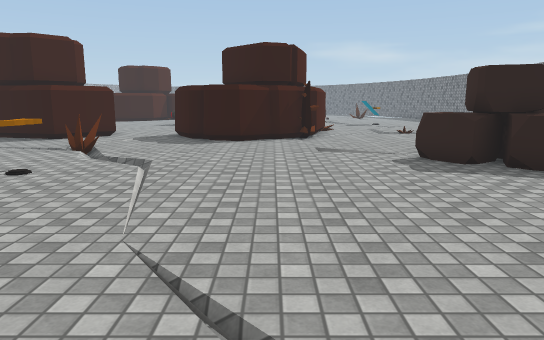
View 1 (above)

19 first-person views from a walk through a 3-D level made in the Unity game engine. The camera is 1.4 m above the floor, tilts 10° down and sees 70° across. The floor is counted in squares, 1 m on a side. Each view is taken from the middle of a square. On the plan, view 1 faces up. The plan holds only what a view shows up to about 16 squares ahead; the rest is blank. The place goes on beyond the plan. Some surface patterns are stand-ins.

View 2
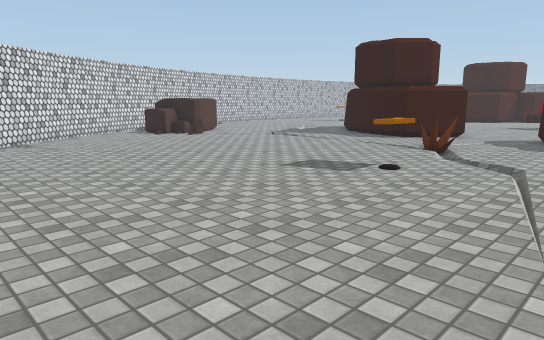

View 3
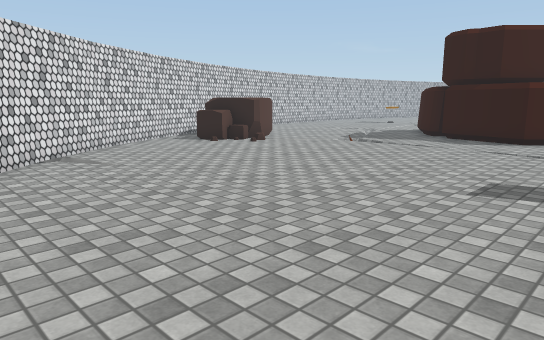

View 4
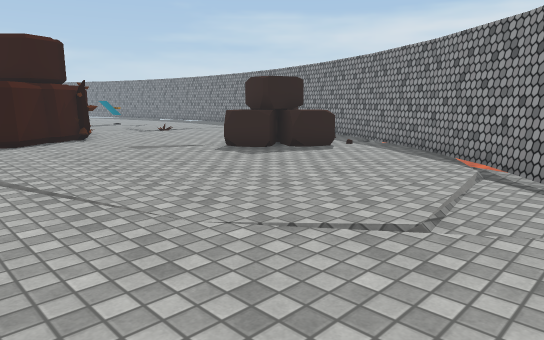

View 5
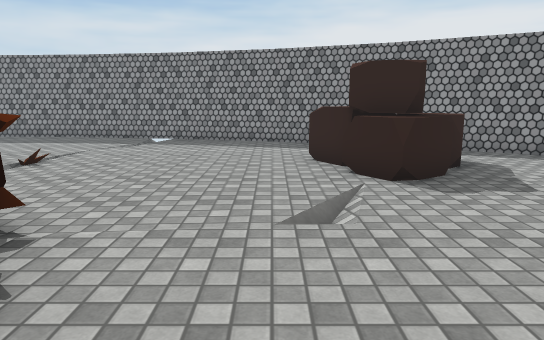

View 6
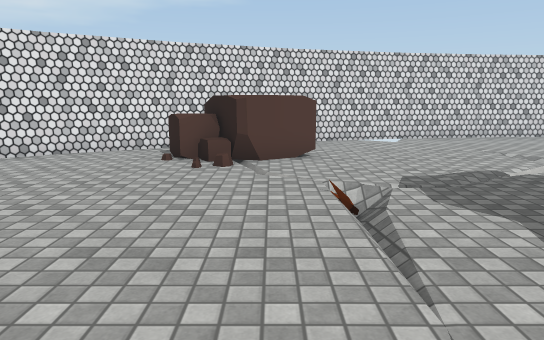

View 7
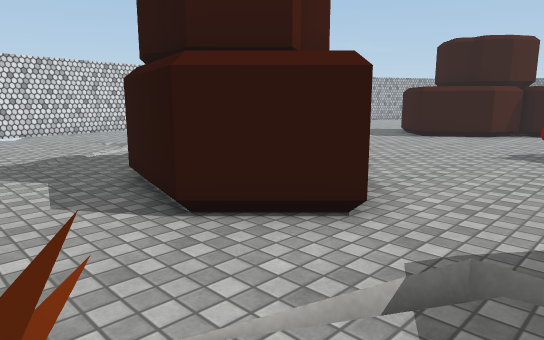

View 8
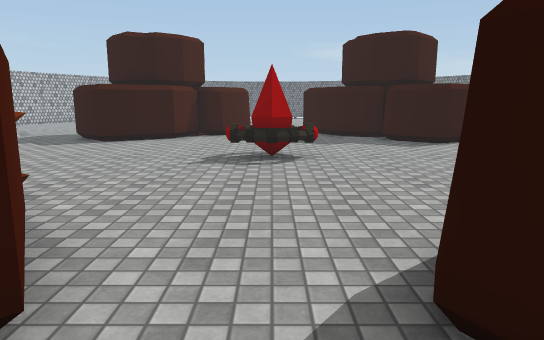

View 9
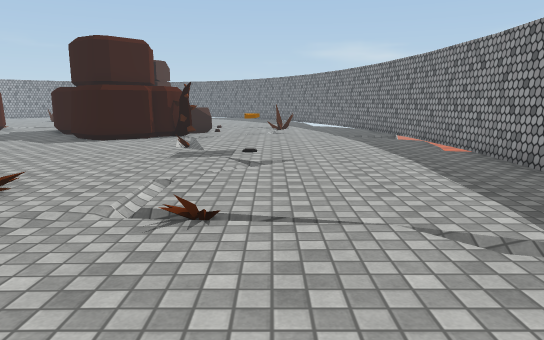

View 10
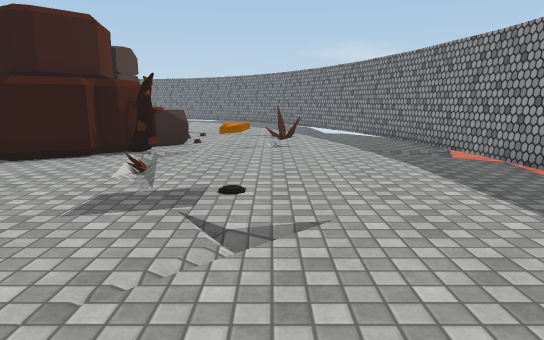

View 11
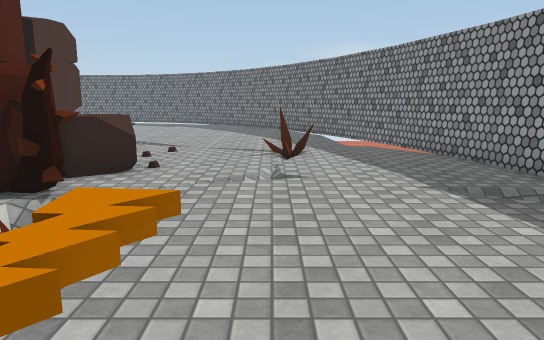

View 12
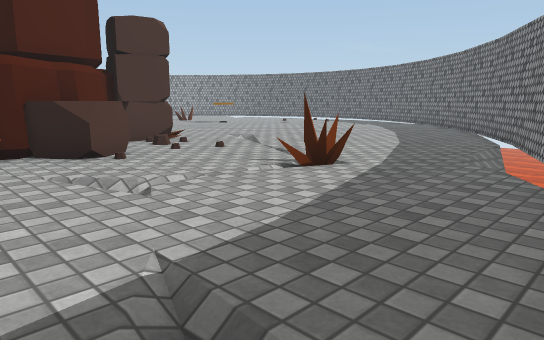

View 13
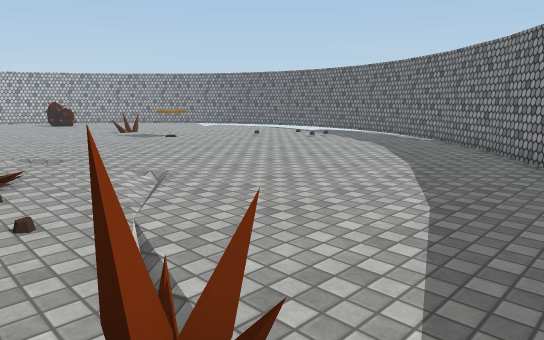

View 14
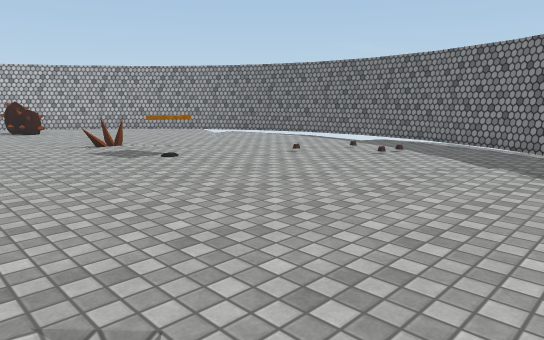

View 15
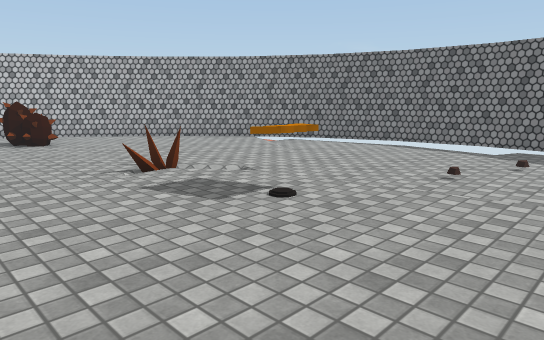

View 16
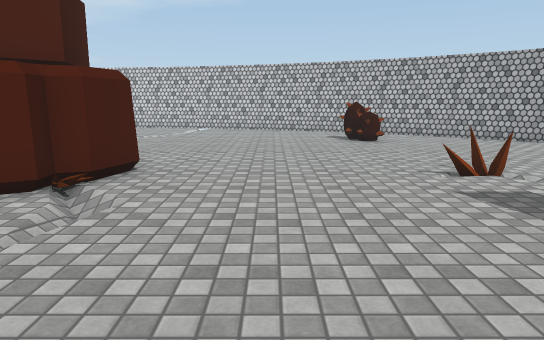

View 17
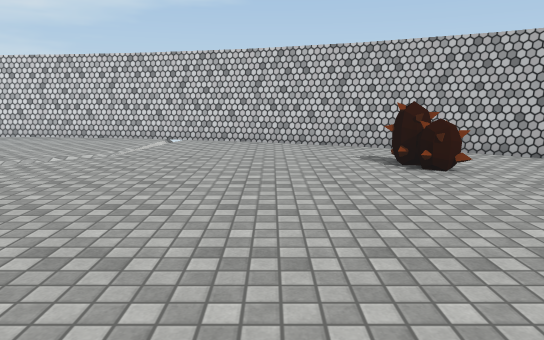

View 18
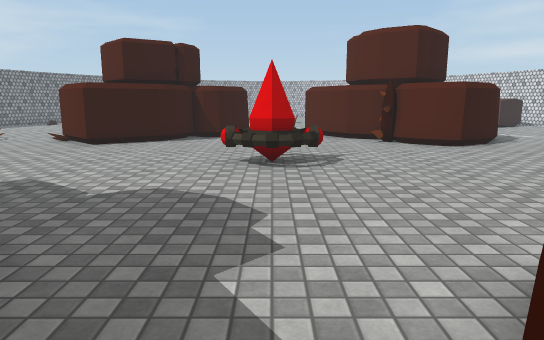

View 19
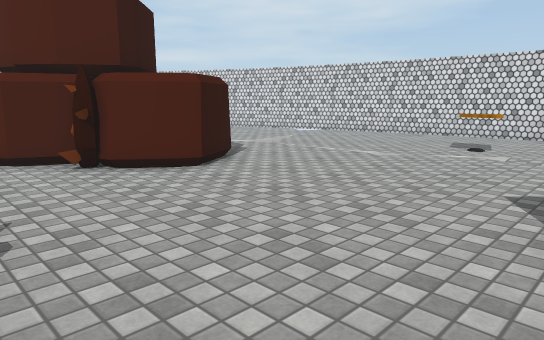

### Floor plan
Key: @ floor where view 1 was taken; # wall or solid block; . main floor; - floor 0.25 m lower than the main floor; / step, stairs or slope; = window, fence, low wall or low ledge; ≈ lava the walk keeps out of; R rock; P plant; B block; I ring; C crystal; O other object.
Columns run from 23 left of view 1 to 13 right of it. Each row starts with its distance up from view 1.
 50              ###########
 49            ###.........###
 48          ###.............###
 47         ##.................##
 46        ##...................##
 45       ##.....................##
 44       #.......................#
 43      ##.........../...........##
 42     ##........./..=............##
 41     #...P.....O...=.............#
 40    ##..PP.......................##
 39    #............................≈#
 38    #.............................#
 37   ##...................../.......##
 36   #.................../.......... #
 35   #............../...//...........#
 34  ##...........RR///.    ##....OO..##
 33  #..........   RR..     # .....O...#
 32  #........       R       RB........#
 31  #...../.      RR...      BB../....#
 30 ##..... ...   RRR....RRR RB..//....##
 29 #.....  ...R  R.......R  RP......//##
 28 #...     ..RRR........RRRR./......//#
 27 #..      ...............R../........#
 26 #   ......................./........#
 25 #....=............I......../........#
 24 #....#...........ICI.........#=.....#
 23 #.................I.................#
 22 #............................./.....#
 21 #...........R.......................#
 20 #..........RRRP........RRR..........#
 19 #....../..R  RP.......R  R../.......#
 18 ##...../..   RRR....RRR   ../......##
 17  #.....//.      R...RR     ........#
 16  #....../..RR   R..R    PP.........#
 15  #-.........RRRRR.//RR RP..........#
 14  ##..................RR...........##
 13   #......./.......................#
 12   #   B...///....O................#
 11   #   BB........../..........BB..##
 10    #  BB..........//.......BBBB  #
  9    # BBB...........//......BBBB .#
  8    ##.B.......... =./.......BBB.##
  7     #............ #.............#
  6     ##.........................##
  5      ##.......................##
  4       #.......................#
  3       ###...................###
  2        ##..................###
  1           .................#
  0                   ..  .@

Where each view was taken, in squares from view 1:
view 1: 0 up, 0 right, facing up
view 2: 0 up, 1 left, facing up-left
view 3: 0 up, 5 left, facing up-left
view 4: 0 up, 4 left, facing up-right
view 5: 12 up, 3 left, facing right
view 6: 11 up, 7 left, facing left
view 7: 12 up, 4 left, facing up-left
view 8: 14 up, 5 left, facing up
view 9: 13 up, 7 right, facing up
view 10: 18 up, 7 right, facing up
view 11: 23 up, 7 right, facing up
view 12: 28 up, 12 right, facing up-left
view 13: 33 up, 9 right, facing up-left
view 14: 36 up, 4 right, facing up-left
view 15: 37 up, 1 left, facing up-left
view 16: 37 up, 1 left, facing left
view 17: 37 up, 7 left, facing left
view 18: 33 up, 5 left, facing down
view 19: 28 up, 6 left, facing down-left
